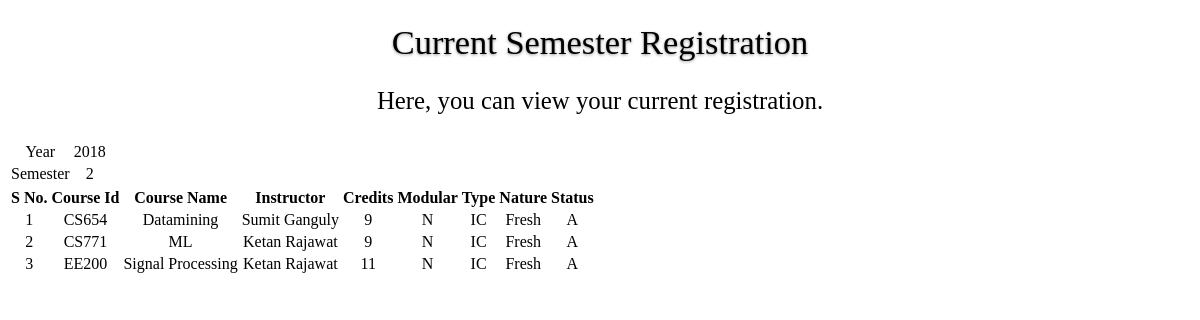
Page /student_curr_sem.php on the committed database.
### tables this page shows
CREATE TABLE `management` (
  `add_drop` varchar(2) NOT NULL,
  `new_registration` varchar(2) NOT NULL,
  `grade_submission` varchar(2) NOT NULL,
  `year` int(4) NOT NULL,
  `semester` int(5) NOT NULL
);

CREATE TABLE `student_reg_forms` (
  `roll_number` int(10) NOT NULL,
  `course_id` varchar(6) NOT NULL,
  `year` int(4) NOT NULL,
  `semester` varchar(10) NOT NULL,
  `credits` int(2) NOT NULL,
  `type` varchar(10) NOT NULL,
  `nature` varchar(10) NOT NULL,
  `status` varchar(2) NOT NULL
);

CREATE TABLE `master_course_list` (
  `course_name` varchar(20) NOT NULL,
  `course_id` varchar(6) NOT NULL,
  `department` varchar(6) NOT NULL,
  `credits` int(2) NOT NULL,
  `modular` varchar(2) NOT NULL,
  `prereq` varchar(30) NOT NULL
);

CREATE TABLE `fac_table` (
  `name` varchar(20) NOT NULL,
  `gender` varchar(2) NOT NULL,
  `dob` varchar(10) NOT NULL,
  `department` varchar(20) NOT NULL,
  `fac_id` varchar(10) NOT NULL,
  `address` varchar(100) NOT NULL,
  `campus_address` varchar(20) NOT NULL,
  `ph_no` int(10) NOT NULL,
  `designation` varchar(20) NOT NULL,
  `yr_joining` int(10) NOT NULL,
  `user_id` varchar(10) NOT NULL
);

CREATE TABLE `offering` (
  `course_id` varchar(6) NOT NULL,
  `year` int(4) NOT NULL,
  `semester` varchar(10) NOT NULL,
  `fac_id` varchar(10) NOT NULL,
  `modular` varchar(2) NOT NULL,
  `venue` varchar(10) NOT NULL
);

### student_curr_sem.php (the view, shortened to what this page needs)
<?php
$iid=$_SESSION['unametxt'];
$time_sql = mysqli_query($con, "SELECT * FROM management");
$row = mysqli_fetch_array($time_sql);
$year = $row['year'];
$sem = $row['semester'];
$sql_roll = mysqli_query($con, "SELECT roll_number FROM stu_table where user_id like '%$iid%'");
$data = mysqli_fetch_array($sql_roll);
$id = $data['roll_number'];
?>
<!DOCTYPE html PUBLIC "-//W3C//DTD XHTML 1.0 Transitional//EN" "http://www.w3.org/TR/xhtml1/DTD/xhtml1-transitional.dtd">
<html xmlns="http://www.w3.org/1999/xhtml">
<head>
<link rel="stylesheet" type="text/css" href="css/style_entry.css" />
</head>
<body>
<div class="panel panel-default">
  		<div class="panel-heading"><h1><span class="glyphicon glyphicon-user"></span>Current Semester Registration</h1></div>
  			<div class="panel-body">
			<div class="container">
				<p style="text-align:center;">Here, you can view your current registration.</p>
			</div>
<div class="information_container">
    <table class = "table without borders">
    <tr>
        <td>Year</td>
        <td><?php echo $year;?></td>
    </tr>
    <tr>
        <td>Semester</td>
        <td><?php echo $sem;?></td>
    </tr>
    </table>
</div>
<div class="table_margin">
<table class="table table-bordered">
        <thead>
            <tr>
            <th style="text-align: center;">S No.</th>
 	    <th style="text-align: center;">Course Id</th>
            <th style="text-align: center;">Course Name</th>
            <th style="text-align: center;">Instructor</th>
            <th style="text-align: center;">Credits</th>
            <th style="text-align: center;">Modular</th>
            <th style="text-align: center;">Type</th>
	    <th style="text-align: center;">Nature</th>
            <th style="text-align: center;">Status</th>
        </tr>
        </thead>
        <?php $sql_reg=mysqli_query($con,"SELECT * FROM student_reg_forms where roll_number=$id AND year = $year AND semester = $sem AND status = 'A' ");
        $i=0;
        while($row=mysqli_fetch_array($sql_reg)){
            $course = $row['course_id'];
            $sql_course = mysqli_query($con, "SELECT * FROM offering WHERE course_id like '%$course%' AND year = $year AND semester = $sem ");
            $courses = mysqli_fetch_array($sql_course);
            $faculty_id = $courses['fac_id'];
            $faculty_sql = mysqli_query($con, "SELECT name FROM fac_table where fac_id = $faculty_id ");
            $faculty = mysqli_fetch_array($faculty_sql);
            $sql_master = mysqli_query($con, "SELECT course_name FROM master_course_list WHERE course_id like '%$course%' ");
            $course_name = mysqli_fetch_array($sql_master);
            $i++;
        ?>
          <tr>
                <td><?php echo $i;?></td>
            <td><?php echo $row['course_id'];?></td>
             <td><?php echo  $course_name['course_name'];?></td>
            <td><?php echo $faculty['name'];?></td>
                <td><?php echo $row['credits'];?></td>
                <td><?php echo $courses['modular'];?></td>
                <td><?php echo $row['type'];?></td>
                <td><?php echo $row['nature'];?></td>
            <td><?php echo $row['status'];?></td>
            </tr>
        <?php
        }
        ?>
</table>
		</div>
	</div>
</body>
</html>

### css/style_entry.css (style rules this page uses)
h1 { text-align: center; font-family: 'Segoe UI Light'; font-weight: 200; font-style: normal; font-size: 2.15em; text-shadow: 0px 1px 3px rgba(150, 150, 150, 1); }
p { text-align: center; font-family: 'Segoe UI Light'; font-weight: 200; font-style: normal; font-size: 1.55em; }
.panel.panel-default { text-align: center; }
.panel-body { padding-bottom: 40px; }

### rows in the picture
management: year "2018", semester "2"
student_reg_forms: course "CS654", course.course_name "Datamining", fac_table.name "Sumit Ganguly", credits "9", offering.modular "N", type "IC", nature "Fresh", status "A"
student_reg_forms: course "CS771", course.course_name "ML", fac_table.name "Ketan Rajawat", credits "9", offering.modular "N", type "IC", nature "Fresh", status "A"
student_reg_forms: course "EE200", course.course_name "Signal Processing", fac_table.name "Ketan Rajawat", credits "11", offering.modular "N", type "IC", nature "Fresh", status "A"
